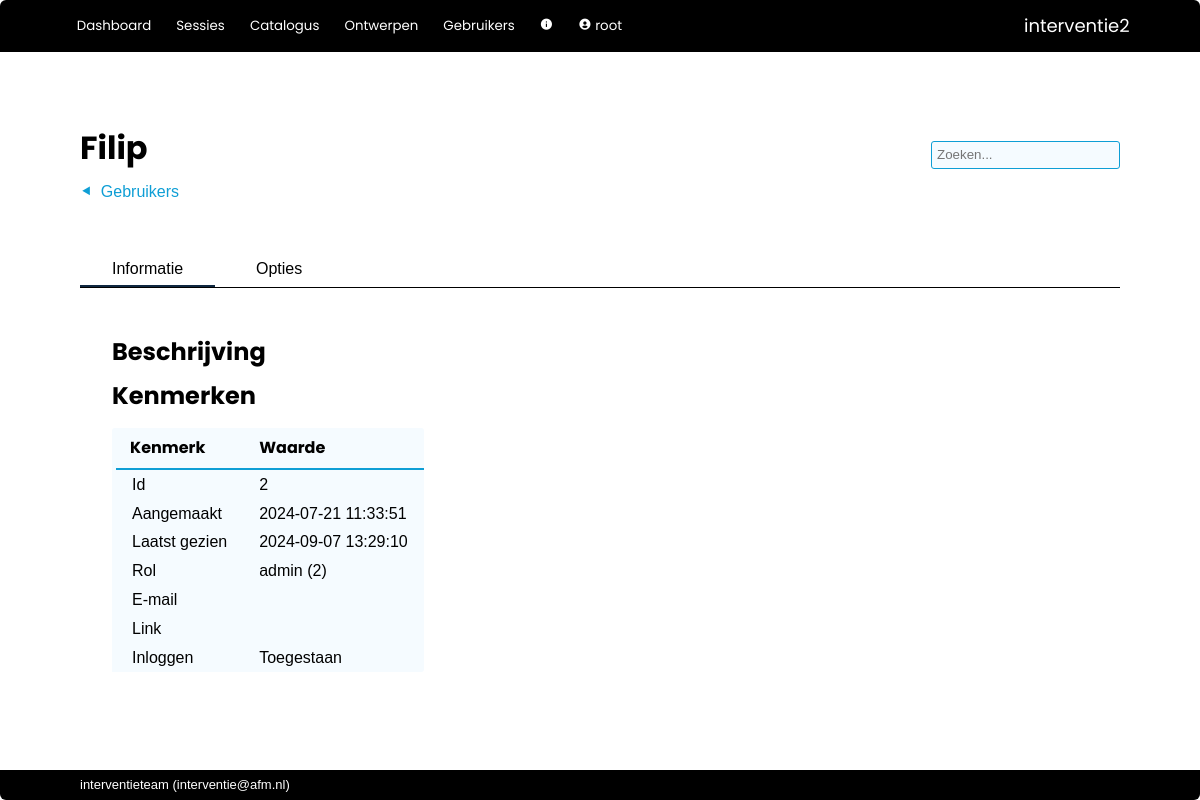
Page /admin/user/2 (signed in) on the earlier database version.
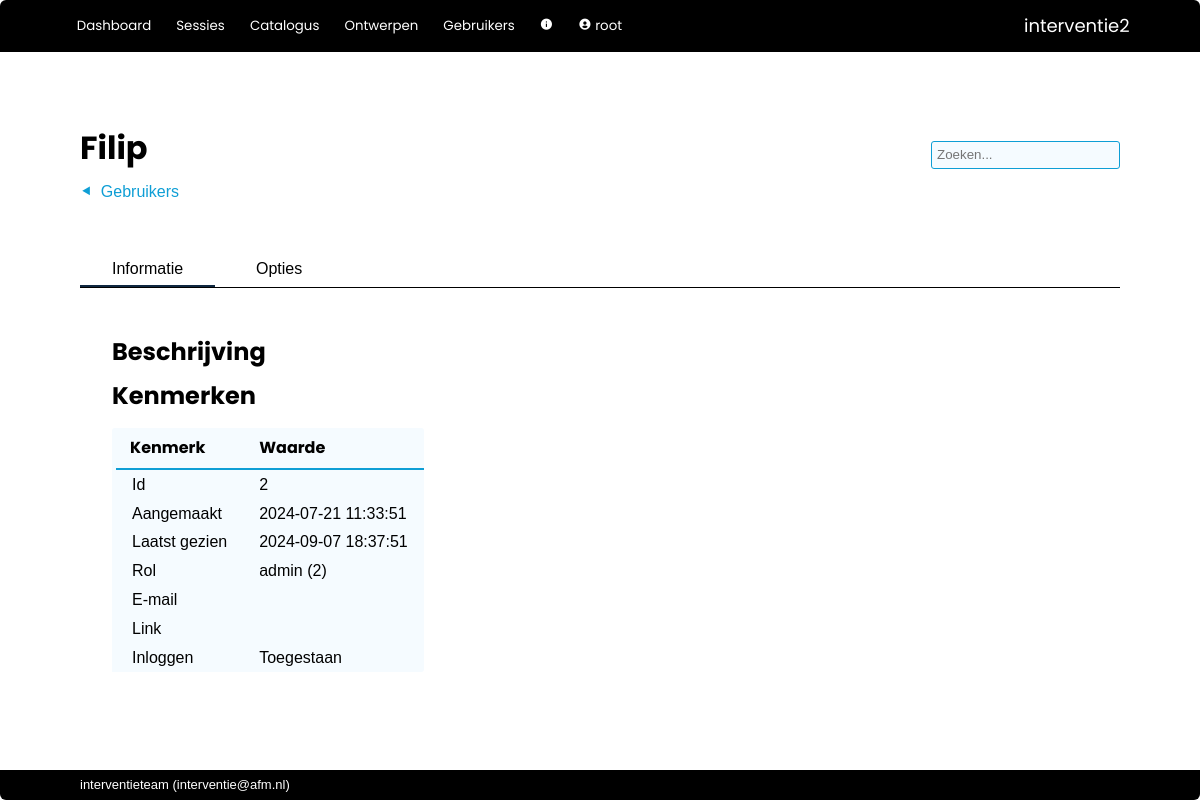
Same page on the later database version.
### interventie2/models.py (models this page shows, shortened)
class User(db.Model, UserMixin):
    __tablename__ = 'users'
    id            = db.Column(db.Integer, primary_key=True)
    name          = db.Column(db.String(80), nullable=False, unique=True)
    password      = db.Column(db.String(200), nullable=False)
    role_id       = db.Column(db.Integer, db.ForeignKey('roles.id'), nullable=False, default=4) #references roles.id
    description   = db.Column(db.String(2000), nullable=False, default="")
    email         = db.Column(db.String(254))
    link          = db.Column(db.String(1000))
    active        = db.Column(db.Boolean, nullable=False, default=True)
    date_created  = db.Column(db.DateTime(timezone=True), server_default=func.now())
    last_seen     = db.Column(db.DateTime(timezone=True), server_default=func.now())
    role = relationship('Role')
    messages = relationship('Message', back_populates='recipient', foreign_keys="Message.recipient_id", cascade='all, delete-orphan')
    messages_sent = relationship('Message', back_populates='sender', foreign_keys="Message.sender_id")
    worksession = relationship('Worksession', back_populates='creator')
    plan = relationship('Plan', back_populates='creator')
    allowed_worksessions = relationship('Worksession', secondary='worksession_access', back_populates='allowed_users')
    owned_instruments = relationship('Instrument', back_populates='owner')
    def unread_messages(self):
        return sum(1 for message in self.messages if (message.unread) and (message.deliver_after.date() <= date.today()))
    def unread_message_alert(self):
        return self.unread_messages() > 0
    def edit_allowed(self):
        if not current_user.is_authenticated:
            return False
        elif self.role.id == 1 and current_user.role.id != 1:
            return False
        elif current_user.role.edit_users:
            return True
        elif current_user == self:
            return True
        else:
            return False

### interventie2/admin/routes.py (the view)
@admin.route('/user/<int:id>')
@admin.route('/user')
@login_required
def user(id=None):
    if id is None: # Deze functie kan worden aangeroepen zonder argumenten en laat dan de current_user zien.
        id = current_user.id
    return render_template('admin/user.html', user=User.query.get(id))

### interventie2/models.py (called while the page is built)
@login_manager.user_loader
def load_user(user_id):
    return User.query.get(user_id)

### interventie2/admin/templates/admin/user.html (shortened to what this page needs)
{% extends 'base.html' %}
{% block steps %}
    {% if current_user.role.edit_users %}<a href="{{ url_for('admin.index') }}" class="step">Gebruikers</a>{% endif %}
{% endblock %}
{% block page_title %}
    {% if user == current_user %}
        Mijn account
    {% else %}
        {{ user.name }}
    {% endif %}
{% endblock %}
{% block tabs %}
    <button class="tablinks" onclick="switch_tab(event, 'us_info')"  id="defaultOpen">Informatie</button>
    <button class="tablinks" onclick="switch_tab(event, 'us_options')">Opties</button>
{% endblock %}
{% block body %}
<div id="us_info" class="tabcontent">
    <div class="text_area">
        <h1>Beschrijving</h1>
        <h1>Kenmerken</h1>
            <table class="sortable">
                <thead>
                    <tr>
                        <th>Kenmerk</th>
                        <th>Waarde</th>
                    </tr>
                </thead>
                <tbody>
                    <tr>
                        <td>Id</td>
                        <td>{{ user.id }}</td>
                    </tr>
                    <tr>
                        <td>Aangemaakt</td>
                        <td>{{ user.date_created }}</td>
                    </tr>
                    <tr>
                        <td>Laatst gezien</td>
                        <td>{{ user.last_seen }}</td>
                    </tr>
                    <tr>
                        <td>Rol</td>
                        <td><a href="{{ url_for('admin.roles') }}">{{ user.role.name }}</a> ({{ user.role_id }})</td>
                    </tr>
                    <tr>
                        <td>E-mail</td>
                        <td>{{ user.email }}</td>
                    </tr>
                    <tr>
                        <td>Link</td>
                        <td>{{ user.link }}</td>
                    </tr>
                    <tr>
                        <td>Inloggen</td>
                        <td>{% if user.active %}Toegestaan{% else %}Niet toegestaan{% endif %}</td>
                    </tr>
                </tbody>
            </table>
    </div>
</div>
{% endblock %}

Differences in the rows shown:
changed User "Filip": last_seen "2024-09-07 13:29:10" → "2024-09-07 18:37:51"
